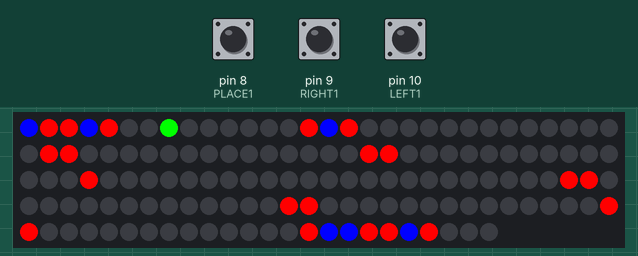
Bench run of a sketch on a simulated Arduino Uno, built with avr-gcc and run on an emulated ATmega328P. Shown: 144 RGB LEDs in strip order, left to right, continuing on the next row. Inputs (shaded band) come from the test bench; at power-on: pin 8 (PLACE1) HIGH, pin 9 (RIGHT1) HIGH, pin 10 (LEFT1) HIGH.

2.7 s: pin 8 (PLACE1) pulled LOW for 0.75 s
5.3 s: pin 9 (RIGHT1) pulled LOW for 0.75 s
7.5 s: pin 8 (PLACE1) pulled LOW for 1 s
Above: at 8.8 s.
10.0 s: pin 9 (RIGHT1) pulled LOW for 1 s
12.5 s: pin 10 (LEFT1) pulled LOW for 1 s
Timing chart, 0 to 15.5 s (numbered marks = the images above; inputs shaded):
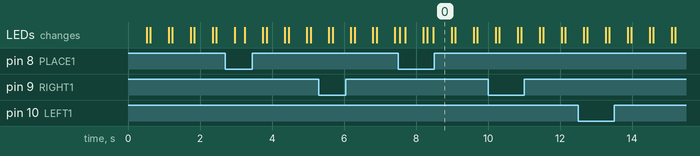

The sketch:

connect4_ai.ino
```cpp
#include <stdio.h>
#include "FastLED.h"
#include "stdio.h"
#include "StandardCplusplus.h"
#include "vector"
//#include "ArduinoSTL.h"
#include "new"

#define min(a,b) (((a) < (b)) ? (a) : (b))
#define max(a,b) (((a) > (b)) ? (a) : (b))

using namespace std;

#define NUM_LEDS    144
#define LED_PIN     13

// function declarations
void printBoard(vector<vector<int> >&);
int userMove();
void makeMove(vector<vector<int> >&, int, unsigned int);
void errorMessage(int);
int aiMove();
vector<vector<int> > copyBoard(vector<vector<int> >);
bool winningMove(vector<vector<int> >&, unsigned int);
int scoreSet(vector<unsigned int>, unsigned int);
int tabScore(vector<vector<int> >, unsigned int);
vector<int> miniMax(vector<vector<int> >&, unsigned int, int, int, unsigned int);
int heurFunction(unsigned int, unsigned int, unsigned int);
void bluecursor();
void redcursor();
void winnerblink();

unsigned int NUM_COL = 8; // how wide is the board
unsigned int NUM_ROW = 9; // how tall
unsigned int PLAYER = 1; // player number
unsigned int COMPUTER = 2; // AI number
unsigned int MAX_DEPTH = 1; // the default "difficulty" of the computer controlled AI
int INT_MAX = 10000;
int INT_MIN = -10000;

bool gameOver = false; // flag for if game is over
unsigned int turns = 0; // count for # turns
unsigned int currentPlayer = PLAYER; // current player

vector<vector<int>> board(NUM_ROW, vector<int>(NUM_COL)); // the game board


// LED grid mappings
int board_side_1[9][8] = { {0, 1, 2, 3, 4, 5, 6, 7},
                           {15, 14, 13, 12, 11, 10, 9, 8},
                           {16, 17, 18, 19, 20, 21, 22, 23},
                           {31, 30, 29, 28, 27, 26, 25, 24},
                           {32, 33, 34, 35, 36, 37, 38, 39},
                           {47, 46, 45, 44, 43, 42, 41, 40},
                           {48, 49, 50, 51, 52, 53, 54, 55},
                           {63, 62, 61, 60, 59, 58, 57, 56},
                           {64, 65, 66, 67, 68, 69, 70, 71} };

int board_side_2[9][8] = { {136, 137, 138, 139, 140, 141, 142, 143},
                           {135, 134, 133, 132, 131, 130, 129, 128},
                           {120, 121, 122, 123, 124, 125, 126, 127},
                           {119, 118, 117, 116, 115, 114, 113, 112},
                           {104, 105, 106, 107, 108, 109, 110, 111},
                           {103, 102, 101, 100, 99, 98, 97, 96},
                           {88, 89, 90, 91, 92, 93, 94, 95},
                           {87, 86, 85, 84, 83, 82, 81, 80},
                           {72, 73, 74, 75, 76, 77, 78, 79} };

long unsigned int prevTime = 0;
int resetDelay = 250;
CRGB leds[NUM_LEDS];

//Buttons
const char LEFT1 = 10;
const char RIGHT1 = 9;
const char LEFT2 = 5;
const char RIGHT2 = 4;
const char PLACE1 = 8;
const char PLACE2 = 3;

// Directions
#define DIR_UP    0
#define DIR_DOWN  1
#define DIR_LEFT  2
#define DIR_RIGHT 3

CRGB oColor = CRGB(255, 0, 0); // red
CRGB xColor = CRGB(0, 0, 255); // blue
CRGB wColor = CRGB(255, 255, 255); // white
CRGB eColor = CRGB(0, 0, 0); // clear/empty
CRGB gColor = CRGB(0, 255, 0); //green

/**
 * game playing function
 * loops between players while they take turns
 */
void loop() {
  //printBoard(board); // print initial board
  if (!gameOver) {
      bluecursor();
      redcursor();
    }
}


void bluecursor() {
  int user_move = userMove();
  makeMove(board, user_move, PLAYER);
}


void redcursor() {
  int ai_move = aiMove();
  makeMove(board, ai_move, COMPUTER);
}

/**
 * function that makes the move for the player
 * @param b - the board to make move on
 * @param c - column to drop piece into
 * @param p - the current player
 */
void makeMove(vector<vector<int> >& b, int c, unsigned int p) {
  // start from bottom of board going up
  for (unsigned int r = 0; r < NUM_ROW; r++) {
    if (b[r][c] == 0) { // first available spot
      b[r][c] = p; // set piece

      if (p == PLAYER) {
          leds[board_side_1[c][r]] = xColor;
          leds[board_side_2[c][r]] = xColor;
          b[r][c] = 1;
          currentPlayer = 2;
      } else { //player == COMPUTER
          leds[board_side_1[c][r]] = oColor;
          leds[board_side_2[c][r]] = oColor;
          b[r][c] = 2;
          currentPlayer = 1;
      }
      turns++; // iterate number of turns
      FastLED.show();

      gameOver = winningMove(board, currentPlayer); // check if player won
      break;
     }
  }
}

/**
 * prompts the user for their move
 * and ensures valid user input
 * @return the user chosen column
 */
int userMove() {
  int x_pos = 0; // temporary
  bool placed = false;
  while (!placed) {
    blueblink(x_pos);
    if (digitalRead(LEFT1) == LOW) {
        long unsigned int currTime = millis();
        if (currTime - prevTime > 10) {
            x_pos = max(x_pos-1, 0);
        }
        prevTime = currTime;
    }
    else if (digitalRead(RIGHT1) == LOW) {
        long unsigned int currTime = millis();
        if (currTime - prevTime > 10) {
            x_pos = min(x_pos+1, 8);
        }
        prevTime = currTime;
    }
    else if (digitalRead(PLACE1) == LOW) {
        long unsigned int currTime = millis();
        if (currTime - prevTime > 10) {
            placed = true;
            break;
        }
    }
  }
  return x_pos;
}

void blueblink(int x_pos) {
    if (board[x_pos][7] == 0) {
      leds[board_side_1[x_pos][7]] = gColor;
      FastLED.show();
      delay(500);
      leds[board_side_1[x_pos][7]] = eColor;
      FastLED.show();
      delay(100);
    }
    return;
}

/**
 * AI "think" algorithm
 * uses minimax to find ideal move
 * @return - the column number for best move
 */
int aiMove() {
  return miniMax(board, MAX_DEPTH, 0 - INT_MAX, INT_MAX, COMPUTER)[1];
}

/**
 * Minimax implementation using alpha-beta pruning
 * @param b - the board to perform MM on
 * @param d - the current depth
 * @param alf - alpha
 * @param bet - beta
 * @param p - current player
 */
vector<int> miniMax(vector<vector<int> > &b, unsigned int d, int alf, int bet, unsigned int p) {
  /**
   * if we've reached minimal depth allowed by the program
   * we need to stop, so force it to return current values
   * since a move will never (theoretically) get this deep,
   * the column doesn't matter (-1) but we're more interested
   * in the score
   *
   * as well, we need to take into consideration how many moves
   * ie when the board is full
   */
  if (d == 0 || d >= (NUM_COL * NUM_ROW) - turns) {
    // get current score to return
    return vector<int>{tabScore(b, COMPUTER), -1};
  }
  if (p == COMPUTER) { // if AI player
    vector<int> moveSoFar = {INT_MIN, -1}; // since maximizing, we want lowest possible value
    if (winningMove(b, PLAYER)) { // if player about to win
      return moveSoFar; // force it to say it's worst possible score, so it knows to avoid move
    } // otherwise, business as usual
    for (unsigned int c = 0; c < NUM_COL; c++) { // for each possible move
      if (b[NUM_ROW - 1][c] == 0) { // but only if that column is non-full
        vector<vector<int> > newBoard = copyBoard(b); // make a copy of the board
        makeMove(newBoard, c, p); // try the move
        int score = miniMax(newBoard, d - 1, alf, bet, PLAYER)[0]; // find move based on that new board state
        if (score > moveSoFar[0]) { // if better score, replace it, and consider that best move (for now)
          moveSoFar = {score, (int)c};
        }
        alf = max(alf, moveSoFar[0]);
        if (alf >= bet) { break; } // for pruning
      }
    }
    return moveSoFar; // return best possible move
  }
  else {
    vector<int> moveSoFar = {INT_MAX, -1}; // since PLAYER is minimized, we want moves that diminish this score
    if (winningMove(b, COMPUTER)) {
      return moveSoFar; // if about to win, report that move as best
    }
    for (unsigned int c = 0; c < NUM_COL; c++) {
      if (b[NUM_ROW - 1][c] == 0) {
        vector<vector<int> > newBoard = copyBoard(b);
        makeMove(newBoard, c, p);
        int score = miniMax(newBoard, d - 1, alf, bet, COMPUTER)[0];
        if (score < moveSoFar[0]) {
          moveSoFar = {score, (int)c};
        }
        bet = min(bet, moveSoFar[0]);
        if (alf >= bet) { break; }
      }
    }
    return moveSoFar;
  }
}

/**
 * function to tabulate current board "value"
 * @param b - the board to evaluate
 * @param p - the player to check score of
 * @return - the board score
 */
int tabScore(vector<vector<int> > b, unsigned int p) {
  int score = 0;
  vector<unsigned int> rs(NUM_COL);
  vector<unsigned int> cs(NUM_ROW);
  vector<unsigned int> set(4);
  /**
   * horizontal checks, we're looking for sequences of 4
   * containing any combination of AI, PLAYER, and empty pieces
   */
  for (unsigned int r = 0; r < NUM_ROW; r++) {
    for (unsigned int c = 0; c < NUM_COL; c++) {
      rs[c] = b[r][c]; // this is a distinct row alone
    }
    for (unsigned int c = 0; c < NUM_COL - 3; c++) {
      for (int i = 0; i < 4; i++) {
        set[i] = rs[c + i]; // for each possible "set" of 4 spots from that row
      }
      score += scoreSet(set, p); // find score
    }
  }
  // vertical
  for (unsigned int c = 0; c < NUM_COL; c++) {
    for (unsigned int r = 0; r < NUM_ROW; r++) {
      cs[r] = b[r][c];
    }
    for (unsigned int r = 0; r < NUM_ROW - 3; r++) {
      for (int i = 0; i < 4; i++) {
        set[i] = cs[r + i];
      }
      score += scoreSet(set, p);
    }
  }
  // diagonals
  for (unsigned int r = 0; r < NUM_ROW - 3; r++) {
    for (unsigned int c = 0; c < NUM_COL; c++) {
      rs[c] = b[r][c];
    }
    for (unsigned int c = 0; c < NUM_COL - 3; c++) {
      for (int i = 0; i < 4; i++) {
        set[i] = b[r + i][c + i];
      }
      score += scoreSet(set, p);
    }
  }
  for (unsigned int r = 0; r < NUM_ROW - 3; r++) {
    for (unsigned int c = 0; c < NUM_COL; c++) {
      rs[c] = b[r][c];
    }
    for (unsigned int c = 0; c < NUM_COL - 3; c++) {
      for (int i = 0; i < 4; i++) {
        set[i] = b[r + 3 - i][c + i];
      }
      score += scoreSet(set, p);
    }
  }
  return score;
}

/**
 * function to find the score of a set of 4 spots
 * @param v - the row/column to check
 * @param p - the player to check against
 * @return - the score of the row/column
 */
int scoreSet(vector<unsigned int> v, unsigned int p) {
  unsigned int good = 0; // points in favor of p
  unsigned int bad = 0; // points against p
  unsigned int empty = 0; // neutral spots
  for (unsigned int i = 0; i < v.size(); i++) { // just enumerate how many of each
    good += (v[i] == p) ? 1 : 0;
    bad += (v[i] == PLAYER || v[i] == COMPUTER) ? 1 : 0;
    empty += (v[i] == 0) ? 1 : 0;
  }
  // bad was calculated as (bad + good), so remove good
  bad -= good;
  return heurFunction(good, bad, empty);
}

/**
 * my """heuristic function""" is pretty bad, but it seems to work
 * it scores 2s in a row and 3s in a row
 * @param g - good points
 * @param b - bad points
 * @param z - empty spots
 * @return - the score as tabulated
 */
int heurFunction(unsigned int g, unsigned int b, unsigned int z) {
  int score = 0;
  if (g == 4) { score += 5001; } // preference to go for winning move vs. block
  else if (g == 3 && z == 1) { score += 50; }
  else if (g == 2 && z == 2) { score += 5; }
  else if (b == 2 && z == 2) { score -= 5; } // preference to block
  else if (b == 3 && z == 1) { score -= 51; } // preference to block
  else if (b == 4) { score -= 5000; }
  return score;
}

/**
 * function to determine if a winning move is made
 * @param b - the board to check
 * @param p - the player to check against
 * @return - whether that player can have a winning move
 */
bool winningMove(vector<vector<int> > &b, unsigned int p) {
  unsigned int winSequence = 0; // to count adjacent pieces
  // for horizontal checks
  for (unsigned int c = 0; c < NUM_COL - 3; c++) { // for each column
    for (unsigned int r = 0; r < NUM_ROW; r++) { // each row
      for (int i = 0; i < 4; i++) { // recall you need 4 to win
        if ((unsigned int)b[r][c + i] == p) { // if not all pieces match
          winSequence++; // add sequence count
        }
        if (winSequence == 4) { return true; } // if 4 in row
      }
      winSequence = 0; // reset counter
    }
  }
  // vertical checks
  for (unsigned int c = 0; c < NUM_COL; c++) {
    for (unsigned int r = 0; r < NUM_ROW - 3; r++) {
      for (int i = 0; i < 4; i++) {
        if ((unsigned int)b[r + i][c] == p) {
          winSequence++;
        }
        if (winSequence == 4) { return true; }
      }
      winSequence = 0;
    }
  }
  // the below two are diagonal checks
  for (unsigned int c = 0; c < NUM_COL - 3; c++) {
    for (unsigned int r = 3; r < NUM_ROW; r++) {
      for (int i = 0; i < 4; i++) {
        if ((unsigned int)b[r - i][c + i] == p) {
          winSequence++;
        }
        if (winSequence == 4) { return true; }
      }
      winSequence = 0;
    }
  }
  for (unsigned int c = 0; c < NUM_COL - 3; c++) {
    for (unsigned int r = 0; r < NUM_ROW - 3; r++) {
      for (int i = 0; i < 4; i++) {
        if ((unsigned int)b[r + i][c + i] == p) {
          winSequence++;
        }
        if (winSequence == 4) { return true; }
      }
      winSequence = 0;
    }
  }
  return false; // otherwise no winning move
}

/**
 * sets up the board to be filled with empty spaces
 * also used to reset the board to this state
 */
void setup() {
  Serial.begin(9600);
  gameOver = false;
  turns = 0; // count for # turns
  currentPlayer = PLAYER;

  // setup buttons
  pinMode(LEFT1, INPUT_PULLUP);
  pinMode(RIGHT1, INPUT_PULLUP);
  pinMode(LEFT2, INPUT_PULLUP);
  pinMode(RIGHT2, INPUT_PULLUP);
  pinMode(PLACE1, INPUT_PULLUP);
  pinMode(PLACE2, INPUT_PULLUP);

  // setup ws2812b leds
  FastLED.addLeds<WS2812, LED_PIN, GRB>(leds, NUM_LEDS);

  //reset game to be empty
  for (unsigned int r = 0; r < NUM_ROW; r++) {
    for (unsigned int c = 0; c < NUM_COL; c++) {
      board[r][c] = 0; // make sure board is empty initially
    }
  }

  //reset led board to be empty
  for (unsigned int r = 0; r < NUM_ROW; r++) {
    for (unsigned int c = 0; c < NUM_COL; c++) {
      leds[board_side_1[c][r]] = eColor;
      leds[board_side_2[c][r]] = eColor;
    }
  }
}

/**
 * function to copy board state to another 2D vector
 * ie. make a duplicate board; used for mutating copies rather
 * than the original
 * @param b - the board to copy
 * @return - said copy
 */
vector<vector<int> > copyBoard(vector<vector<int> > b) {
  vector<vector<int>> newBoard(NUM_ROW, vector<int>(NUM_COL));
  for (unsigned int r = 0; r < NUM_ROW; r++) {
    for (unsigned int c = 0; c < NUM_COL; c++) {
      newBoard[r][c] = b[r][c]; // just straight copy
    }
  }
  return newBoard;
}

/**
 * prints the board to console out
 * @param b - the board to print
 */
void printBoard(vector<vector<int> > &b) {
  for (unsigned int i = 0; i < NUM_COL; i++) {
  }
  for (unsigned int r = 0; r < NUM_ROW; r++) {
    for (unsigned int c = 0; c < NUM_COL; c++) {
      switch (b[NUM_ROW - r - 1][c]) {
      case 0:
        break; // no piece
      case 1:
        break; // one player's piece
      case 2:
        break; // other player's piece
      }
      if (c + 1 == NUM_COL) {
      }
    }
  }
}


void reset() { //reset board
  gameOver = false;
  turns = 0; // count for # turns
  currentPlayer = PLAYER;

  //reset game to be empty
  for (unsigned int r = 0; r < NUM_ROW; r++) {
    for (unsigned int c = 0; c < NUM_COL; c++) {
      board[r][c] = 0; // make sure board is empty initially
    }
  }

  //reset led board to be empty
  for (unsigned int r = 0; r < NUM_ROW; r++) {
    for (unsigned int c = 0; c < NUM_COL; c++) {
      leds[board_side_1[c][r]] = eColor;
      leds[board_side_2[c][r]] = eColor;
    }
  }
}
```

Measured:
- after the input at 7.5 s, the LEDs: first change after 0.05 s (image 0 shows a later state)
